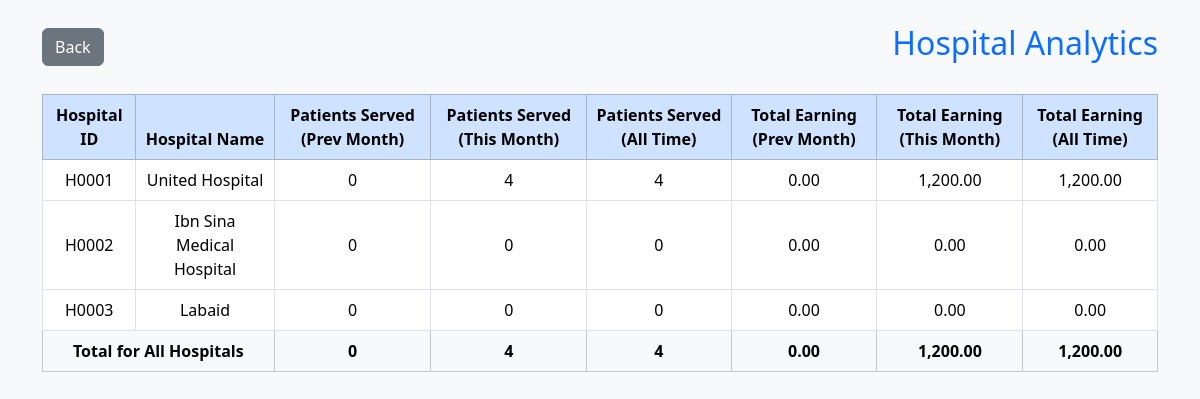
The app's page /HospitalDBMS/analytics.php (signed in) with its own data.
### tables this page shows
CREATE TABLE `hospital` (
  `HospitalID` char(5) NOT NULL,
  `Name` varchar(100) NOT NULL,
  `Plot` varchar(25) NOT NULL,
  `Street` varchar(25) NOT NULL,
  `Area` varchar(25) NOT NULL,
  `email` varchar(100) NOT NULL,
  `Phone` char(14) NOT NULL
);

### HospitalDBMS/analytics.php (the view, shortened to what this page needs)
<?php
include "dbconnect.php";
$prev_month_start = date("Y-m-01", strtotime("first day of last month"));
$prev_month_end = date("Y-m-t", strtotime("last day of last month"));
$this_month_start = date("Y-m-01");
$this_month_end = date("Y-m-t");
$hospitals = $conn->query("SELECT HospitalID, Name FROM hospital");
$total_patients_prev = 0;
$total_patients_this = 0;
$total_patients_all = 0;
$total_earning_prev = 0;
$total_earning_this = 0;
$total_earning_all = 0;
function calc_earning($conn, $appid, $doctorid, $hasInsurance) {
    $stmt = $conn->prepare("SELECT COUNT(*) as degree_count FROM doctordegree WHERE PID=?");
    $stmt->bind_param("s", $doctorid);
    $stmt->execute();
    $degcount = $stmt->get_result()->fetch_assoc()['degree_count'];
    $doctor_fee = $degcount * 200;
    $stmt = $conn->prepare("SELECT COUNT(*) as diag_count FROM app_diag WHERE App_ID=?");
    $stmt->bind_param("s", $appid);
    $stmt->execute();
    $diagcount = $stmt->get_result()->fetch_assoc()['diag_count'];
    $diagnosis_fee = $diagcount * 100;
    $total_before_insurance = $doctor_fee + $diagnosis_fee;
    $total_after_insurance = $hasInsurance ? $total_before_insurance * 0.75 : $total_before_insurance;
    return $total_after_insurance;
}
$hospital_data = [];
while ($h = $hospitals->fetch_assoc()) {
    $hid = $h['HospitalID'];
    $hname = $h['Name'];
    $periods = [
        'prev' => [$prev_month_start, $prev_month_end],
        'this' => [$this_month_start, $this_month_end],
        'all'  => [null, null]
    ];
    $patients = ['prev'=>0, 'this'=>0, 'all'=>0];
    $earning = ['prev'=>0, 'this'=>0, 'all'=>0];
    foreach ($periods as $key => $dates) {
        $date_condition = ($dates[0] && $dates[1]) ? "AND a.Date BETWEEN '{$dates[0]}' AND '{$dates[1]}'" : "";
        $sql = "
            SELECT a.App_ID, a.Patient_ID, d.PID as DoctorID, p.HasInsurance
            FROM appointment a
            JOIN doctor d ON a.Doctor_ID = d.PID
            JOIN staff s ON d.PID = s.PID
            JOIN patient p ON a.Patient_ID = p.PID
            WHERE s.hospital_id = ? AND a.Status='Complete' $date_condition
        ";
        $stmt = $conn->prepare($sql);
        $stmt->bind_param("s", $hid);
        $stmt->execute();
        $apps_result = $stmt->get_result();
        $patients[$key] = $apps_result->num_rows;
        while ($app = $apps_result->fetch_assoc()) {
            $earning[$key] += calc_earning($conn, $app['App_ID'], $app['DoctorID'], $app['HasInsurance']);
        }
        if ($key == 'prev') { $total_patients_prev += $patients[$key]; $total_earning_prev += $earning[$key]; }
        if ($key == 'this') { $total_patients_this += $patients[$key]; $total_earning_this += $earning[$key]; }
        if ($key == 'all') { $total_patients_all += $patients[$key]; $total_earning_all += $earning[$key]; }
    }
    $hospital_data[] = [
        'id' => $hid,
        'name' => $hname,
        'patients' => $patients,
        'earning' => $earning
    ];
}
?>
<!DOCTYPE html>
<html>
<head>
    <link href="https://cdn.jsdelivr.net/npm/bootstrap@5.3.2/dist/css/bootstrap.min.css" rel="stylesheet">
</head>
<body class="bg-light py-4">
<div class="container">
    <div class="d-flex justify-content-between align-items-center mb-4">
        <a href="admin.php" class="btn btn-secondary">Back</a>
        <h2 class="text-primary">Hospital Analytics</h2>
    </div>
    <div class="table-responsive">
        <table class="table table-bordered table-hover align-middle">
            <thead class="table-primary text-center">
                <tr>
                    <th>Hospital ID</th>
                    <th>Hospital Name</th>
                    <th>Patients Served (Prev Month)</th>
                    <th>Patients Served (This Month)</th>
                    <th>Patients Served (All Time)</th>
                    <th>Total Earning (Prev Month)</th>
                    <th>Total Earning (This Month)</th>
                    <th>Total Earning (All Time)</th>
                </tr>
            </thead>
            <tbody class="text-center">
                <?php foreach ($hospital_data as $h): ?>
                    <tr>
                        <td><?= htmlspecialchars($h['id']) ?></td>
                        <td><?= htmlspecialchars($h['name']) ?></td>
                        <td><?= $h['patients']['prev'] ?></td>
                        <td><?= $h['patients']['this'] ?></td>
                        <td><?= $h['patients']['all'] ?></td>
                        <td><?= number_format($h['earning']['prev'], 2) ?></td>
                        <td><?= number_format($h['earning']['this'], 2) ?></td>
                        <td><?= number_format($h['earning']['all'], 2) ?></td>
                    </tr>
                <?php endforeach; ?>
            </tbody>
            <tfoot class="table-light fw-bold text-center">
                <tr>
                    <td colspan="2">Total for All Hospitals</td>
                    <td><?= $total_patients_prev ?></td>
                    <td><?= $total_patients_this ?></td>
                    <td><?= $total_patients_all ?></td>
                    <td><?= number_format($total_earning_prev, 2) ?></td>
                    <td><?= number_format($total_earning_this, 2) ?></td>
                    <td><?= number_format($total_earning_all, 2) ?></td>
                </tr>
            </tfoot>
        </table>
    </div>
</div>
</body>
</html>

### records on screen
hospital: HospitalID "H0001", Name "United Hospital", prev "0", this "4", all "4", prev "0.00", this "1,200.00", all "1,200.00"
hospital: HospitalID "H0002", Name "Ibn Sina Medical Hospital", prev "0", this "0", all "0", prev "0.00", this "0.00", all "0.00"
hospital: HospitalID "H0003", Name "Labaid", prev "0", this "0", all "0", prev "0.00", this "0.00", all "0.00"

### other values on screen
$total_patients_prev "0"
$total_patients_this "4"
$total_patients_all "4"
$total_earning_prev "0.00"
$total_earning_this "1,200.00"
$total_earning_all "1,200.00"
